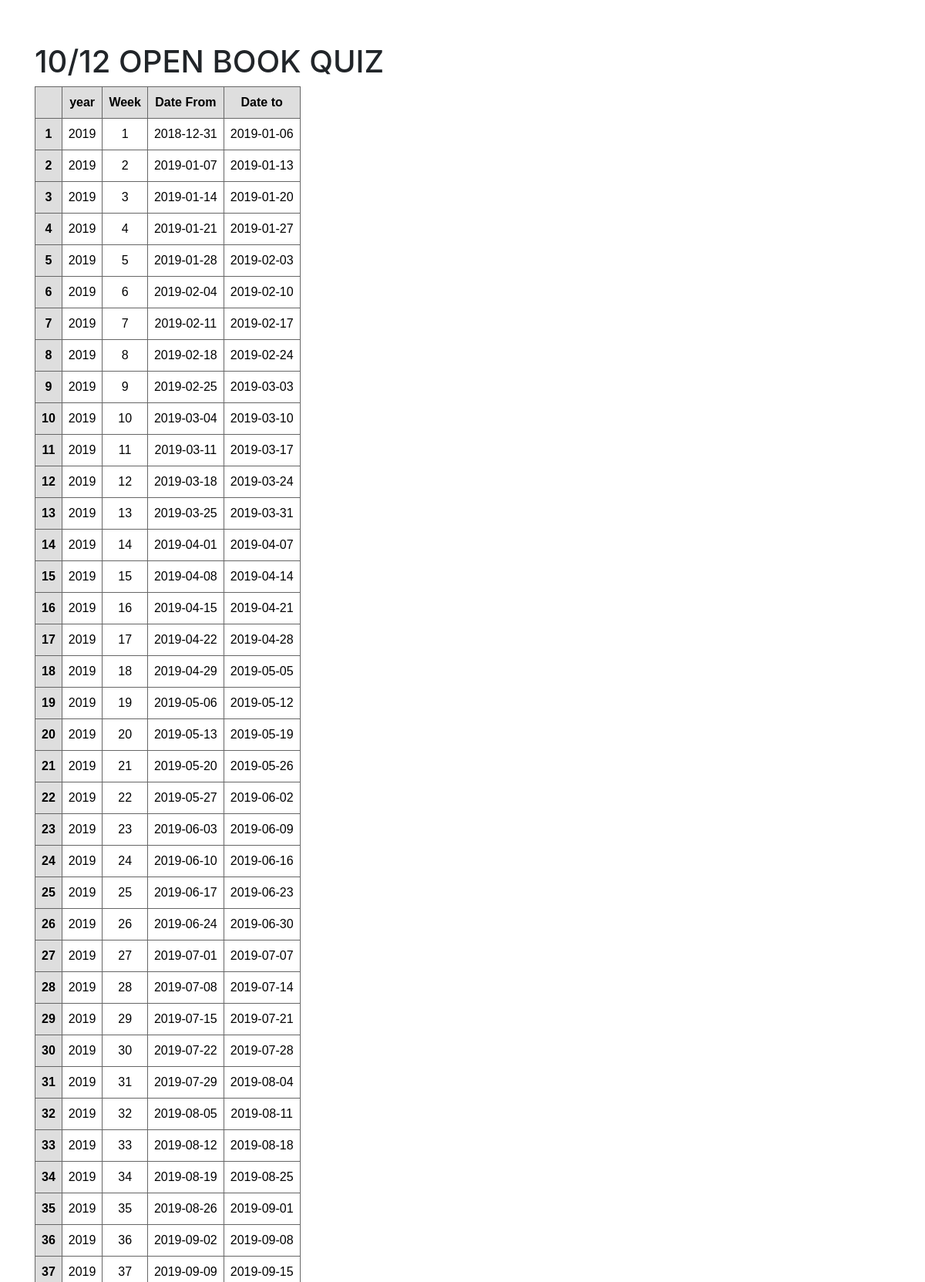
The page /ww2/ (upper part) on the database its author committed.
### note/models.py (models this page shows)
class Wk(models.Model):
    yr = models.IntegerField()
    num = models.IntegerField()
    date1 = models.DateField('Date From')
    date2 = models.DateField('Date To')

### note/views.py (the view)
# urls.py: path('ww2/', views.ww2, name='ww2'),
def ww2(request):
    list = Wk.objects.all()
    context = {'list': list}
    return render(request, 'note/ww2.html', context)

### note/templates/note/ww2.html
{% extends 'note/base.html' %}
{% load static %}
{% block content %}
<h1><br></h1>
<h1>10/12 OPEN BOOK QUIZ</h1>
<table class='gridtable'>
    <tr>
        <th></th>
        <th>year</th>
        <th>Week</th>
        <th>Date From</th>
        <th>Date to</th>
    </tr>
    {% for x in list %}
    <tr>
        <th>{{ forloop.counter }}</th>
        <td>{{x.yr}}</td>
        <td>{{x.num}}</td>
        <td>{{x.date1|date:"Y-m-d"}}</td>
        <td>{{x.date2|date:"Y-m-d"}}</td>
    </tr>
    {% endfor %}
</table>
{% endblock %}

### note/static/css/note.css (style rules this page uses)
table.gridtable { font-family: verdana,arial,sans-serif; font-size:16px; color:black; border-width: 1px; border-color: #666666; border-collapse: collapse; }
table.gridtable th { text-align: center; align-content: center; align-items: center; border-width: 1px; padding: 8px; border-style: solid; border-color: #666666; background-color: #dedede; }
table.gridtable td { text-align: center; align-content: center; align-items: center; border-width: 1px; padding: 8px; border-style: solid; border-color: #666666; background-color: #ffffff; }

### rows shown on the page
Wk: yr "2019", num "1", date1 "2018-12-31", date2 "2019-01-06"
Wk: yr "2019", num "2", date1 "2019-01-07", date2 "2019-01-13"
Wk: yr "2019", num "3", date1 "2019-01-14", date2 "2019-01-20"
Wk: yr "2019", num "4", date1 "2019-01-21", date2 "2019-01-27"
Wk: yr "2019", num "5", date1 "2019-01-28", date2 "2019-02-03"
Wk: yr "2019", num "6", date1 "2019-02-04", date2 "2019-02-10"
Wk: yr "2019", num "7", date1 "2019-02-11", date2 "2019-02-17"
Wk: yr "2019", num "8", date1 "2019-02-18", date2 "2019-02-24"
Wk: yr "2019", num "9", date1 "2019-02-25", date2 "2019-03-03"
Wk: yr "2019", num "10", date1 "2019-03-04", date2 "2019-03-10"
Wk: yr "2019", num "11", date1 "2019-03-11", date2 "2019-03-17"
Wk: yr "2019", num "12", date1 "2019-03-18", date2 "2019-03-24"
Wk: yr "2019", num "13", date1 "2019-03-25", date2 "2019-03-31"
Wk: yr "2019", num "14", date1 "2019-04-01", date2 "2019-04-07"
Wk: yr "2019", num "15", date1 "2019-04-08", date2 "2019-04-14"
Wk: yr "2019", num "16", date1 "2019-04-15", date2 "2019-04-21"
Wk: yr "2019", num "17", date1 "2019-04-22", date2 "2019-04-28"
Wk: yr "2019", num "18", date1 "2019-04-29", date2 "2019-05-05"
Wk: yr "2019", num "19", date1 "2019-05-06", date2 "2019-05-12"
Wk: yr "2019", num "20", date1 "2019-05-13", date2 "2019-05-19"
Wk: yr "2019", num "21", date1 "2019-05-20", date2 "2019-05-26"
Wk: yr "2019", num "22", date1 "2019-05-27", date2 "2019-06-02"
Wk: yr "2019", num "23", date1 "2019-06-03", date2 "2019-06-09"
Wk: yr "2019", num "24", date1 "2019-06-10", date2 "2019-06-16"
Wk: yr "2019", num "25", date1 "2019-06-17", date2 "2019-06-23"
Wk: yr "2019", num "26", date1 "2019-06-24", date2 "2019-06-30"
Wk: yr "2019", num "27", date1 "2019-07-01", date2 "2019-07-07"
Wk: yr "2019", num "28", date1 "2019-07-08", date2 "2019-07-14"
Wk: yr "2019", num "29", date1 "2019-07-15", date2 "2019-07-21"
Wk: yr "2019", num "30", date1 "2019-07-22", date2 "2019-07-28"
Wk: yr "2019", num "31", date1 "2019-07-29", date2 "2019-08-04"
Wk: yr "2019", num "32", date1 "2019-08-05", date2 "2019-08-11"
Wk: yr "2019", num "33", date1 "2019-08-12", date2 "2019-08-18"
Wk: yr "2019", num "34", date1 "2019-08-19", date2 "2019-08-25"
Wk: yr "2019", num "35", date1 "2019-08-26", date2 "2019-09-01"
Wk: yr "2019", num "36", date1 "2019-09-02", date2 "2019-09-08"
Wk: yr "2019", num "37", date1 "2019-09-09", date2 "2019-09-15"
